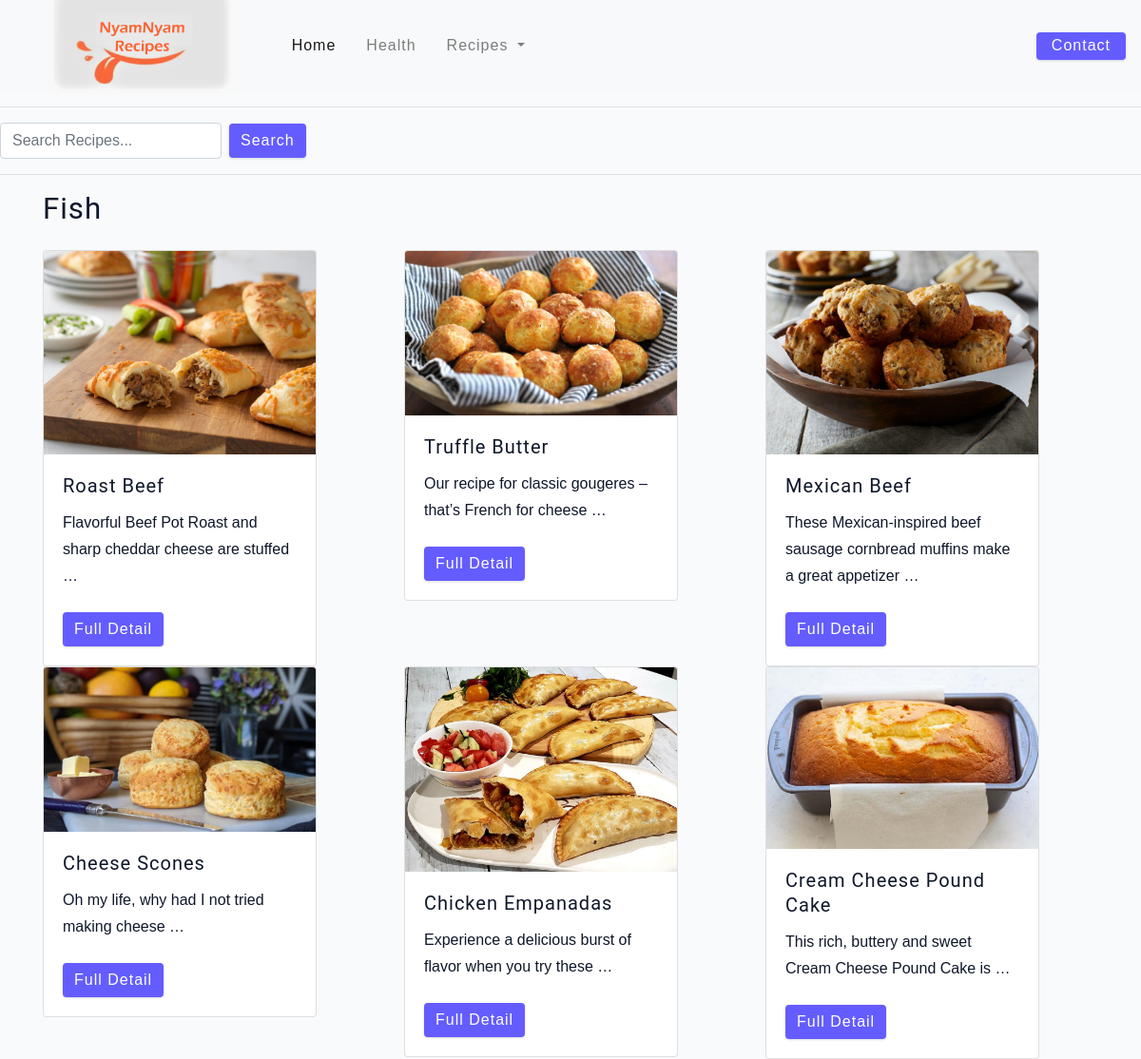
Page /fish/ on the committed database.
### recipes/models.py (models this page shows)
class Fish(models.Model):
    Title = models.CharField(max_length=255)
    Image = models.ImageField(max_length=2083)
    Description = models.TextField()
    Instructions = models.TextField()
    Ingredients = models.TextField()
    PrepTime = models.CharField(max_length=5)
    CookTime = models.CharField(max_length=5)
    Servings = models.CharField(max_length=5)
    Price = models.FloatField()
    Quantity = models.IntegerField()

### recipes/views.py (the view)
# urls.py: path("fish/", views.fish, name="fish"),
def fish(request):
    fish = Fish.objects.all()
    context = {'fish':fish}
    return render(request, "fish.html", context)

### templates/fish.html
{% extends 'main.html' %}
{% load static %}
{% block content %}
    <h3>Fish</h3>
    <div class="row">
        {% for fish in fish %}
            <div class =col>
                <div class="card" style="width: 18rem;">
                    <img src="{{ fish.Image.url }}" class="card-img-top" alt="..."/>
                    <div class="card-body">
                        <h5 class="card-title">{{fish.Title }}</h5>
                        <p class="card-text">{{ fish.Description|truncatewords:10 }}</p>
                        <a href="{% url 'single_fish' fish.id %}" class="btn btn-primary">Full Detail</a>
                    </div>
                </div>
            </div>
        {% endfor %}
    </div>
{% endblock content %}

### static/css/main.css (style rules this page uses)
html { font-size: 100%; }
:root { --primary-100: #e2e0ff; --primary-200: #c1beff; --primary-300: #a29dff; --primary-400: #837dff; --primary-500: #645cff; --primary-600: #504acc; --primary-700: #3c3799; --primary-800: #282566; --primary-900: #141233; --grey-50: #f8fafc; --grey-100: #f1f5f9; --grey-200: #e2e8f0; --grey-300: #cbd5e1; --grey-400: #94a3b8; --grey-500: #64748b; --grey-600: #475569; --grey-700: #334155; --grey-800: #1e293b; --grey-900: #0f172a; --black: #222; --white: #fff; --red-light: #f8d7da; --red-dark: #842029; --green-light: #d1e7dd; --green-dark: #0f5132; --headingFont: 'Roboto', sans-serif; --bodyFont: 'Nunito', sans-serif; --smallText: 0.7em; --backgroundColor: var(--grey-50); --textColor: var(--grey-900); --borderRadius: 0.25rem; --letterSpacing: 1px; --transition: 0.3s ease-in-out all; --max-width: 1120px; --fixed-width: 600px; --shadow-1: 0 1px 3px 0 rgba(0, 0, 0, 0.1), 0 1px 2px 0 rgba(0, 0, 0, 0.06); --shadow-2: 0 4px 6px -1px rgba(0, 0, 0, 0.1), 0 2px 4px -1px rgba(0, 0, 0, 0.06); --shadow-3: 0 10px 15px -3px rgba(0, 0, 0, 0.1), 0 4px 6px -2px rgba(0, 0, 0, 0.05); --shadow-4: 0 20px 25px -5px rgba(0, 0, 0, 0.1), 0 10px 10px -5px rgba(0, 0, 0, 0.04); }
body { background: var(--backgroundColor); font-family: var(--bodyFont); font-weight: 400; line-height: 1.75; color: var(--textColor); }
p { margin-top: 0; margin-bottom: 1.5rem; max-width: 40em; }
h1, h2, h3, h4, h5 { margin: 0; margin-bottom: 1.38rem; font-family: var(--headingFont); font-weight: 400; line-height: 1.3; text-transform: capitalize; letter-spacing: var(--letterSpacing); }
h3 { font-size: 1.953rem; }
h5 { font-size: 1.25rem; }
a { text-decoration: none; }
.btn { cursor: pointer; color: var(--white); background: var(--primary-500); border: transparent; border-radius: var(--borderRadius); letter-spacing: var(--letterSpacing); padding: 0.375rem 0.75rem; box-shadow: var(--shadow-1); transition: var(--transtion); text-transform: capitalize; display: inline-block; }
::placeholder { font-family: inherit; color: var(--grey-400); }

### rows in the picture
Fish: Image (picture), Title "Roast Beef", Description "Flavorful Beef Pot Roast and sharp cheddar cheese are stuffed …"
Fish: Image (picture), Title "Truffle Butter", Description "Our recipe for classic gougeres – that’s French for cheese …"
Fish: Image (picture), Title "Mexican Beef", Description "These Mexican-inspired beef sausage cornbread muffins make a great appetizer …"
Fish: Image (picture), Title "Cheese Scones", Description "Oh my life, why had I not tried making cheese …"
Fish: Image (picture), Title "Chicken Empanadas", Description "Experience a delicious burst of flavor when you try these …"
Fish: Image (picture), Title "Cream Cheese Pound Cake", Description "This rich, buttery and sweet Cream Cheese Pound Cake is …"
